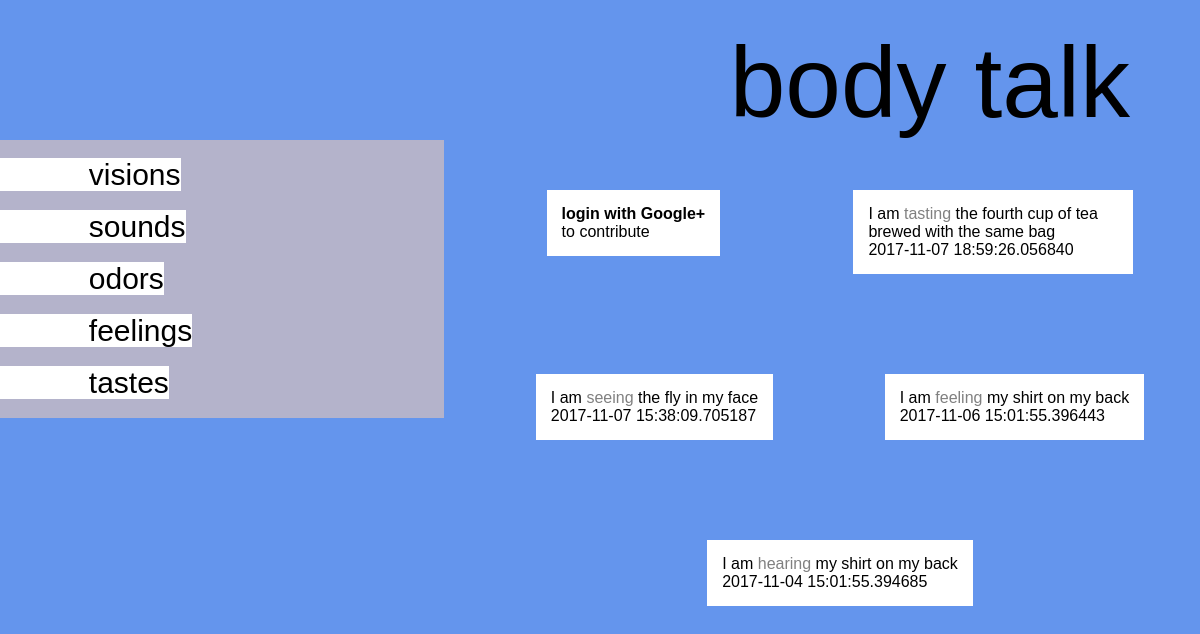
Before: / with the older database file.
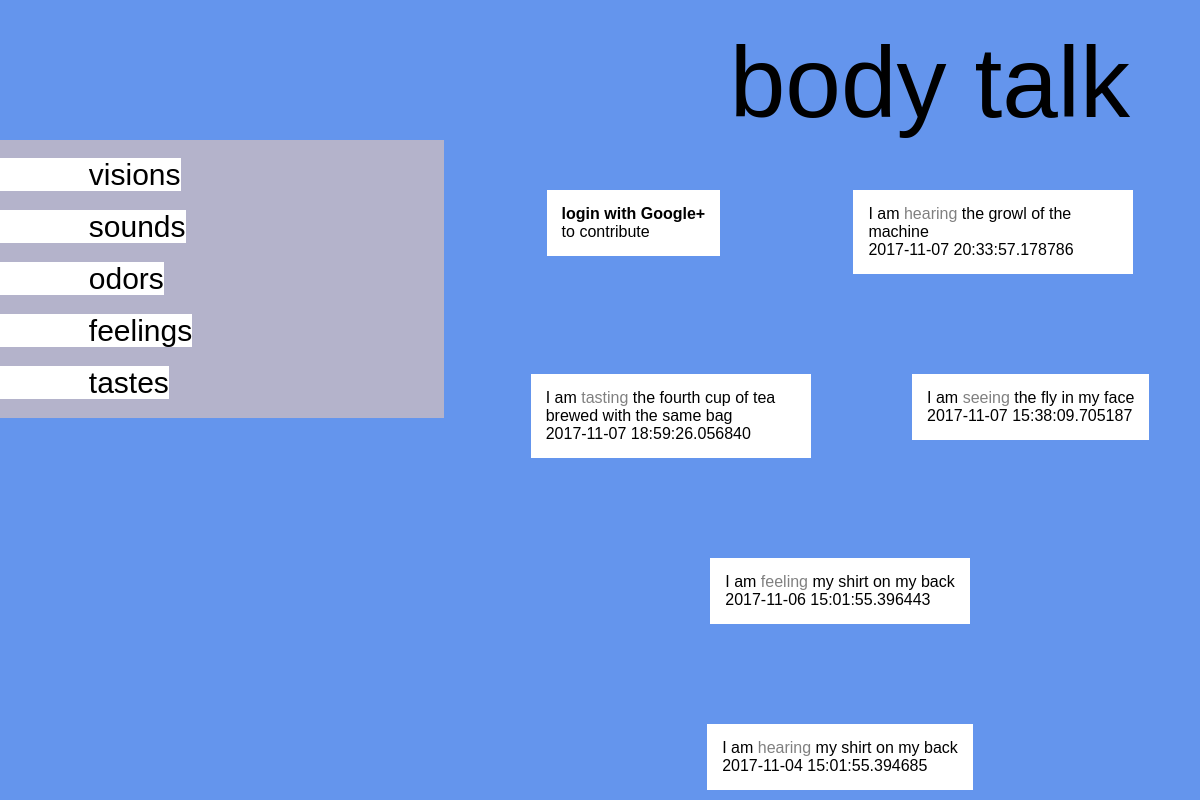
After: the same page with the newer database file.
### models.py (models this page shows)
class Entry(Base):
	__tablename__ = 'entry'
	id = Column(Integer, primary_key=True)
	category = Column(String)
	entry = Column(String)
	time = Column(DateTime)
	creatorEmail = Column(String)
	@property
	def serialize(self):
		return {
			'id':self.id,
			'word':self.word,
			'category':self.category,
			'definition':self.definition
		}
	'''
	@property
	def serialize(self):
	    """Return object data in easily serializeable format"""
	    return {
	    'name' : self.name,
	    'picture' : self.picture,
	    'description' : self.description,
	    'price' : self.price
	        }
	'''

### app.py (the view)
@app.route('/')
def homePage():
    authorized = check_authorized()
    if 'email' in login_session:
        email = login_session['email']
    else:
        email = None
    items = session.query(Entry).order_by(desc(Entry.time)).limit(maxItems).all()
    return render_template('main.html', categories=categories,
                           items=items, authorized=authorized, email=email, add=True)

### app.py (called while the page is built)
def check_authorized():
    if 'username' in login_session:
        return True
    else:
        return False

### templates/main.html (shortened to what this page needs)
{% extends "base.html" %}
{% block main %}
{% if not authorized %}
	<div class = "spacer">
	<a href = "/login">
	<article class = "item">
	<b>login with Google+</b><br>
	to contribute
	</article>
	</a>
	</div>
{% endif %}
{% for i in items %}
	<div class = "spacer">
	<a href = "/item/{{i.id}}">
	<article class = "item">
	<span class = "iAm">I am</span>
	<span class = "actionWord">{% if i.category!='touching' %}{{ i.category }}{%else%}feeling the touch of{%endif%}</span>
	{{i.entry}}
	<br>
	{{ i.time }}
	</article>
	</a>
	</div>
{% endfor %}
{% endblock %}

### templates/base.html (shortened to what this page needs)
<html>
<head>
<link rel= "stylesheet" type= "text/css" href= "{{ url_for('static',filename='styles/main.css') }}">
</head>
<body>
<header class = "header">
<a href = "/">
<span class = "title">body talk</span>
</a>
</header>
<aside class = "categories">
<br>
	<a href ="/category/seeing">
	   <span class = "category" {% if category == 'seeing' %} id = "highlight"{% endif %}>
	       visions
	   </span>
	</a>
<br>
<br>
    <a href ="/category/hearing">
       <span class = "category" {% if category == 'hearing' %} id = "highlight"{% endif %}>
            sounds
       </span>
    </a>
<br>
<br>
    <a href ="/category/smelling">
       <span class = "category" {% if category == 'smelling' %} id = "highlight"{% endif %}>
            odors
       </span>
    </a>
<br>
<br>
    <a href ="/category/feeling">
       <span class = "category" {% if category == 'feeling' %} id = "highlight"{% endif %}>
            feelings
       </span>
    </a>
<br>
<br>
    <a href ="/category/tasting">
       <span class = "category" {% if category == 'tasting' %} id = "highlight"{% endif %}>
            tastes
       </span>
    </a>
<br>
<br>
</aside>
<section class = "itemContainer">
{% block main %}
{% endblock %}
</section>
</body>
</html>

### static/styles/main.css (style rules this page uses)
body { background-color:#6495ED; font-family:Helvetica; box-sizing:border-box; border:0px; margin:0px; padding:0px; }
body a:visited, a:link { text-decoration: none; color:black; }
.header { height:100px; position:relative; padding:20px; font-size:100px; color:white; vertical-align:bottom; text-align:right; }
.header span { position:absolute; right:20px; bottom:0px; }
.header a:visited, a:link { text-decoration: none; color:white; }
.category { padding:0px; background-color:white; padding-left:20%; padding-right:0; font-size:30px; transition: padding-right 2s; }
.title { padding-right:50px; }
.categories { position:fixed; left:0px; width:37%; background-color:rgba(208, 190, 190, 0.74); }
.actionWord { color:grey; }
.back .header a:visited, a:link { text-decoration: none; color:black; }
.item { position:relative; background-color:white; overflow-wrap: break-word; padding:15px; max-width:250px; }
.spacer { margin:50px; }
.itemContainer { position:fixed; max-height: -moz-calc(100% - 100px); max-height: -webkit-calc(100% - 100px); max-height: -o-calc(100% - 100px); max-height: calc(100% - 100px); left:40%; display:flex; display: -webkit-flex; -webkit-flex-wrap: wrap; flex-wrap:wrap; -webkit-justify-content: space-around; justify-content: space-around; overflow-y:auto; margin-right:0px; }

Changed rows visible on the page:
added Entry: category "hearing", entry "the growl of the machine", time "2017-11-07 20:33:57.178786"
